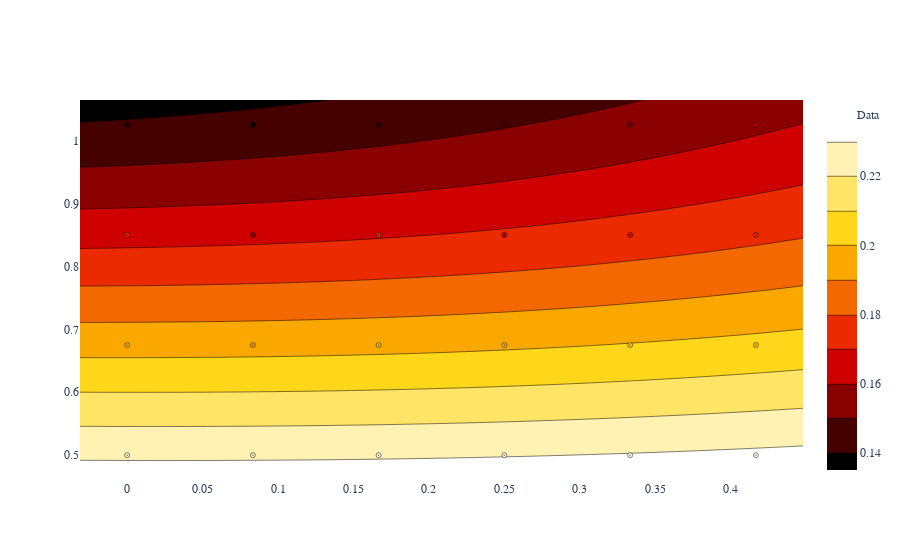

Notebook code for this chart:
### Code cell
# define kernel
kerSmall2 = GPy.kern.Matern52(2, ARD=True) + GPy.kern.White(2)

# create simple GP model
mSmall2 = GPy.models.GPRegression(pw24, e324, kerSmall2)

# optimize and plot
mSmall2.optimize(messages=True, max_f_eval=1000)
figSmall2 = mSmall2.plot()
display(GPy.plotting.show(figSmall2, filename='basic_gp_regression_notebook_2d'))
display(mSmall2)

### Figure 1 — Plotly figure (JSON) as saved in the notebook; plotly's stock layout.template omitted (floating-point values rounded to 4 significant figures; data arrays with more than 128 entries replaced by an {"elided": "..."} marker saying what was removed)
{"data": [{"marker": {"color": [0.229, 0.1969, 0.1768, 0.1426, 0.2262, 0.1942, 0.1591, 0.137, 0.2317, 0.1982, 0.1763, 0.1443, 0.2281, 0.1966, 0.1663, 0.1487, 0.2334, 0.2028, 0.172, 0.1543, 0.2324, 0.2002, 0.1758, 0.1655], "colorscale": [[0, "rgb(0,0,0)"], [0.3333, "rgb(230,0,0)"], [0.6667, "rgb(255,210,0)"], [1, "rgb(255,255,255)"]], "line": {"color": "black", "width": 0.5}, "opacity": 1, "size": 5, "symbol": "circle-dot"}, "mode": "markers", "name": "Data", "showlegend": true, "type": "scatter", "x": [0, 0, 0, 0, 0.08333, 0.08333, 0.08333, 0.08333, 0.1667, 0.1667, 0.1667, 0.1667, 0.25, 0.25, 0.25, 0.25, 0.3333, 0.3333, 0.3333, 0.3333, 0.4167, 0.4167, 0.4167, 0.4167], "xaxis": "x", "y": [0.5, 0.675, 0.85, 1.025, 0.5, 0.675, 0.85, 1.025, 0.5, 0.675, 0.85, 1.025, 0.5, 0.675, 0.85, 1.025, 0.5, 0.675, 0.85, 1.025, 0.5, 0.675, 0.85, 1.025], "yaxis": "y"}, {"colorscale": [[0, "rgb(0,0,0)"], [0.3333, "rgb(230,0,0)"], [0.6667, "rgb(255,210,0)"], [1, "rgb(255,255,255)"]], "name": "Mean", "type": "contour", "x": [-0.03125, -0.01716, -0.003064, 0.01103, 0.02512, 0.03922, 0.05331, 0.0674, 0.0815, 0.09559, 0.1097, 0.1238, 0.1379, 0.152, 0.1661, 0.1801, 0.1942, 0.2083, 0.2224, 0.2365, 0.2506, 0.2647, 0.2788, 0.2929, 0.307, 0.3211, 0.3352, 0.3493, 0.3634, 0.3775, 0.3915, 0.4056, 0.4197, 0.4338, 0.4479], "xaxis": "x", "y": [0.4606, 0.4784, 0.4961, 0.5139, 0.5317, 0.5494, 0.5672, 0.5849, 0.6027, 0.6204, 0.6382, 0.656, 0.6737, 0.6915, 0.7092, 0.727, 0.7447, 0.7625, 0.7803, 0.798, 0.8158, 0.8335, 0.8513, 0.869, 0.8868, 0.9046, 0.9223, 0.9401, 0.9578, 0.9756, 0.9933, 1.011, 1.029, 1.047, 1.064], "yaxis": "y", "z": {"elided": "35x35 float values"}}], "layout": {"font": {"family": "Raleway, sans-serif"}, "showlegend": true, "xaxis": {"anchor": "y", "domain": [0, 1]}, "yaxis": {"anchor": "x", "domain": [0, 1]}}}
